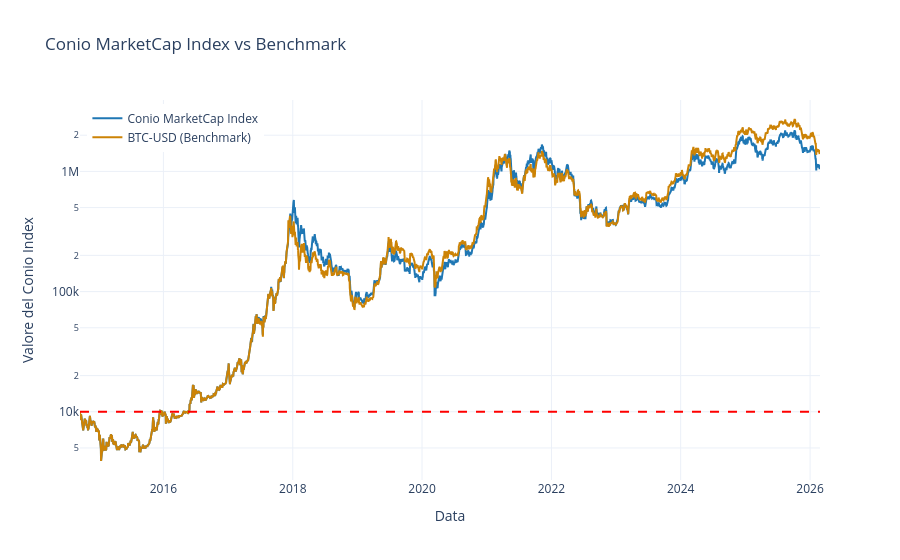
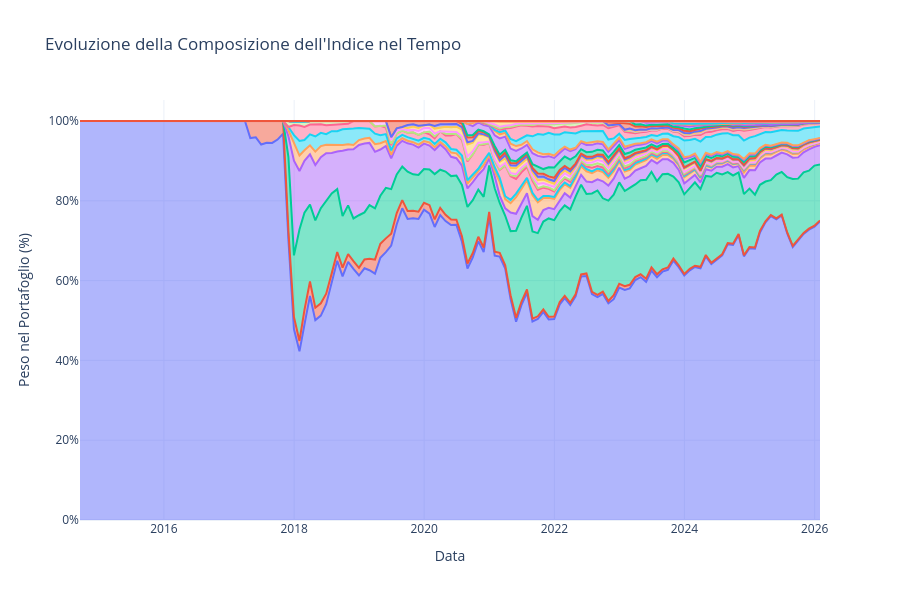

Here is the notebook cell these charts were saved with, in order:
### Code cell
if __name__ == "__main__":
    # 1. Define the list of assets to include in the portfolio
    # It is recommended to include "BTC-USD" so it is used as benchmark in charts and statistics

    Conio_coin = [
        "BTC-USD", "ETH-USD", "XRP-USD", "SOL-USD", "DOGE-USD", 
        "ADA-USD", "LINK-USD", "AVAX-USD", "DOT-USD", 
        "UNI7083-USD", "SKY33038-USD", "NEAR-USD", "ATOM-USD", 
        "POL28321-USD", "ALGO-USD", "APT21794-USD", "ARB11841-USD", "STX4847-USD", 
        "INJ-USD", "TIA-USD", "GRT6719-USD", "OP-USD", "SUI20947-USD", 
        "XLM-USD", "XPL-USD", "ONDO-USD", "HBAR-USD", 
        "FIL-USD", "AAVE-USD", "NIGHT39064-USD", "ETC-USD", "LTC-USD"
    ]
    
    # 2. Initialize the strategy with starting capital
    strategy = MarketCapIndexStrategy(initial_value=10000.0)
    
    # 3. Import data (e.g., full historical data)
    # use_cache=True (default): carica dati dalla cache se disponibili, altrimenti scarica e salva
    # refresh_cache=False (default): usa la cache esistente
    # Se vuoi forzare il refresh dei dati, usa: refresh_cache=True
    strategy.import_data(assets=Conio_coin, timeframe="max", use_cache=True, refresh_cache=False)
    
    # Set initial value to initial BTC price
    if 'BTC-USD' in strategy.data_dict:
        initial_btc_price = strategy.data_dict['BTC-USD']['Prezzo di Chiusura'].iloc[0]
        strategy.initial_value = initial_btc_price
        print(f"\nInitial portfolio value set to initial BTC price: ${initial_btc_price:,.2f}")
    
    # 4. Run the backtest with dynamic market cap index
    # Wrap in try-except in case of connection or missing data errors
    try:
        strategy.run_strategy(rebalance_freq='ME', min_marketcap=1_000_000_000)  # 1B USD minimum
        
        # 5. Calculate and print statistics
        print("\n--- Performance Statistics ---")
        stats_df = strategy.calculate_stats()
        print(stats_df)
        
        # 6. Display the chart of index performance
        strategy.plot_results()
        
        # 7. Display the composition evolution
        print("\n--- Index Composition Over Time ---")
        strategy.plot_composition()
        
    except ValueError as e:
        print(f"\nError during strategy execution: {e}")

### Figure 1 — Plotly figure (JSON) as saved in the notebook; plotly's stock layout.template omitted (floating-point values rounded to 4 significant figures; data arrays with more than 128 entries replaced by an {"elided": "..."} marker saying what was removed)
{"data": [{"line": {"color": "#1f77b4", "width": 2}, "mode": "lines", "name": "Conio MarketCap Index", "type": "scatter", "x": {"elided": "4181 str values"}, "y": {"elided": "4181 float values"}}, {"line": {"color": "#cc8306", "width": 2}, "mode": "lines", "name": "BTC-USD (Benchmark)", "type": "scatter", "x": {"elided": "4181 str values"}, "y": {"elided": "4181 float values"}}], "layout": {"annotations": [{"showarrow": false, "text": "Capitale Iniziale (10000.0$)", "x": 1, "xanchor": "right", "xref": "x domain", "y": 10000, "yanchor": "top", "yref": "y"}], "hovermode": "x unified", "legend": {"x": 0.01, "xanchor": "left", "y": 0.99, "yanchor": "top"}, "shapes": [{"line": {"color": "red", "dash": "dash"}, "type": "line", "x0": 0, "x1": 1, "xref": "x domain", "y0": 10000, "y1": 10000, "yref": "y"}], "title": {"text": "Conio MarketCap Index vs Benchmark"}, "xaxis": {"title": {"text": "Data"}}, "yaxis": {"title": {"text": "Valore del Conio Index"}, "type": "log"}}}

### Figure 2 — Plotly figure (JSON) as saved in the notebook; plotly's stock layout.template omitted (floating-point values rounded to 4 significant figures; data arrays with more than 128 entries replaced by an {"elided": "..."} marker saying what was removed)
{"data": [{"hovertemplate": "<b>%{fullData.name}</b><br>%{x|%Y-%m-%d}<br>% del portafoglio: %{y:.1%}<extra></extra>", "mode": "lines", "name": "Bitcoin", "stackgroup": "one", "type": "scatter", "x": {"elided": "138 str values"}, "y": {"elided": "138 float values"}}, {"hovertemplate": "<b>%{fullData.name}</b><br>%{x|%Y-%m-%d}<br>% del portafoglio: %{y:.1%}<extra></extra>", "mode": "lines", "name": "Litecoin", "stackgroup": "one", "type": "scatter", "x": {"elided": "138 str values"}, "y": {"elided": "138 float values"}}, {"hovertemplate": "<b>%{fullData.name}</b><br>%{x|%Y-%m-%d}<br>% del portafoglio: %{y:.1%}<extra></extra>", "mode": "lines", "name": "Ethereum", "stackgroup": "one", "type": "scatter", "x": {"elided": "138 str values"}, "y": {"elided": "138 float values"}}, {"hovertemplate": "<b>%{fullData.name}</b><br>%{x|%Y-%m-%d}<br>% del portafoglio: %{y:.1%}<extra></extra>", "mode": "lines", "name": "XRP", "stackgroup": "one", "type": "scatter", "x": {"elided": "138 str values"}, "y": {"elided": "138 float values"}}, {"hovertemplate": "<b>%{fullData.name}</b><br>%{x|%Y-%m-%d}<br>% del portafoglio: %{y:.1%}<extra></extra>", "mode": "lines", "name": "Cardano", "stackgroup": "one", "type": "scatter", "x": {"elided": "138 str values"}, "y": {"elided": "138 float values"}}, {"hovertemplate": "<b>%{fullData.name}</b><br>%{x|%Y-%m-%d}<br>% del portafoglio: %{y:.1%}<extra></extra>", "mode": "lines", "name": "Stellar Lumens", "stackgroup": "one", "type": "scatter", "x": {"elided": "138 str values"}, "y": {"elided": "138 float values"}}, {"hovertemplate": "<b>%{fullData.name}</b><br>%{x|%Y-%m-%d}<br>% del portafoglio: %{y:.1%}<extra></extra>", "mode": "lines", "name": "Filecoin", "stackgroup": "one", "type": "scatter", "x": {"elided": "138 str values"}, "y": {"elided": "138 float values"}}, {"hovertemplate": "<b>%{fullData.name}</b><br>%{x|%Y-%m-%d}<br>% del portafoglio: %{y:.1%}<extra></extra>", "mode": "lines", "name": "Ethereum Classic", "stackgroup": "one", "type": "scatter", "x": {"elided": "138 str values"}, "y": {"elided": "138 float values"}}, {"hovertemplate": "<b>%{fullData.name}</b><br>%{x|%Y-%m-%d}<br>% del portafoglio: %{y:.1%}<extra></extra>", "mode": "lines", "name": "Cosmos", "stackgroup": "one", "type": "scatter", "x": {"elided": "138 str values"}, "y": {"elided": "138 float values"}}, {"hovertemplate": "<b>%{fullData.name}</b><br>%{x|%Y-%m-%d}<br>% del portafoglio: %{y:.1%}<extra></extra>", "mode": "lines", "name": "Chainlink", "stackgroup": "one", "type": "scatter", "x": {"elided": "138 str values"}, "y": {"elided": "138 float values"}}, {"hovertemplate": "<b>%{fullData.name}</b><br>%{x|%Y-%m-%d}<br>% del portafoglio: %{y:.1%}<extra></extra>", "mode": "lines", "name": "Hedera", "stackgroup": "one", "type": "scatter", "x": {"elided": "138 str values"}, "y": {"elided": "138 float values"}}, {"hovertemplate": "<b>%{fullData.name}</b><br>%{x|%Y-%m-%d}<br>% del portafoglio: %{y:.1%}<extra></extra>", "mode": "lines", "name": "Algorand", "stackgroup": "one", "type": "scatter", "x": {"elided": "138 str values"}, "y": {"elided": "138 float values"}}, {"hovertemplate": "<b>%{fullData.name}</b><br>%{x|%Y-%m-%d}<br>% del portafoglio: %{y:.1%}<extra></extra>", "mode": "lines", "name": "Avalanche", "stackgroup": "one", "type": "scatter", "x": {"elided": "138 str values"}, "y": {"elided": "138 float values"}}, {"hovertemplate": "<b>%{fullData.name}</b><br>%{x|%Y-%m-%d}<br>% del portafoglio: %{y:.1%}<extra></extra>", "mode": "lines", "name": "Polkadot", "stackgroup": "one", "type": "scatter", "x": {"elided": "138 str values"}, "y": {"elided": "138 float values"}}, {"hovertemplate": "<b>%{fullData.name}</b><br>%{x|%Y-%m-%d}<br>% del portafoglio: %{y:.1%}<extra></extra>", "mode": "lines", "name": "Uniswap", "stackgroup": "one", "type": "scatter", "x": {"elided": "138 str values"}, "y": {"elided": "138 float values"}}, {"hovertemplate": "<b>%{fullData.name}</b><br>%{x|%Y-%m-%d}<br>% del portafoglio: %{y:.1%}<extra></extra>", "mode": "lines", "name": "Solana", "stackgroup": "one", "type": "scatter", "x": {"elided": "138 str values"}, "y": {"elided": "138 float values"}}, {"hovertemplate": "<b>%{fullData.name}</b><br>%{x|%Y-%m-%d}<br>% del portafoglio: %{y:.1%}<extra></extra>", "mode": "lines", "name": "Dogecoin", "stackgroup": "one", "type": "scatter", "x": {"elided": "138 str values"}, "y": {"elided": "138 float values"}}, {"hovertemplate": "<b>%{fullData.name}</b><br>%{x|%Y-%m-%d}<br>% del portafoglio: %{y:.1%}<extra></extra>", "mode": "lines", "name": "Near", "stackgroup": "one", "type": "scatter", "x": {"elided": "138 str values"}, "y": {"elided": "138 float values"}}, {"hovertemplate": "<b>%{fullData.name}</b><br>%{x|%Y-%m-%d}<br>% del portafoglio: %{y:.1%}<extra></extra>", "mode": "lines", "name": "Aave", "stackgroup": "one", "type": "scatter", "x": {"elided": "138 str values"}, "y": {"elided": "138 float values"}}, {"hovertemplate": "<b>%{fullData.name}</b><br>%{x|%Y-%m-%d}<br>% del portafoglio: %{y:.1%}<extra></extra>", "mode": "lines", "name": "The Graph", "stackgroup": "one", "type": "scatter", "x": {"elided": "138 str values"}, "y": {"elided": "138 float values"}}, {"hovertemplate": "<b>%{fullData.name}</b><br>%{x|%Y-%m-%d}<br>% del portafoglio: %{y:.1%}<extra></extra>", "mode": "lines", "name": "Stacks", "stackgroup": "one", "type": "scatter", "x": {"elided": "138 str values"}, "y": {"elided": "138 float values"}}, {"hovertemplate": "<b>%{fullData.name}</b><br>%{x|%Y-%m-%d}<br>% del portafoglio: %{y:.1%}<extra></extra>", "mode": "lines", "name": "Aptos", "stackgroup": "one", "type": "scatter", "x": {"elided": "138 str values"}, "y": {"elided": "138 float values"}}, {"hovertemplate": "<b>%{fullData.name}</b><br>%{x|%Y-%m-%d}<br>% del portafoglio: %{y:.1%}<extra></extra>", "mode": "lines", "name": "Optimism", "stackgroup": "one", "type": "scatter", "x": {"elided": "138 str values"}, "y": {"elided": "138 float values"}}, {"hovertemplate": "<b>%{fullData.name}</b><br>%{x|%Y-%m-%d}<br>% del portafoglio: %{y:.1%}<extra></extra>", "mode": "lines", "name": "Arbitrum", "stackgroup": "one", "type": "scatter", "x": {"elided": "138 str values"}, "y": {"elided": "138 float values"}}, {"hovertemplate": "<b>%{fullData.name}</b><br>%{x|%Y-%m-%d}<br>% del portafoglio: %{y:.1%}<extra></extra>", "mode": "lines", "name": "Sui", "stackgroup": "one", "type": "scatter", "x": {"elided": "138 str values"}, "y": {"elided": "138 float values"}}, {"hovertemplate": "<b>%{fullData.name}</b><br>%{x|%Y-%m-%d}<br>% del portafoglio: %{y:.1%}<extra></extra>", "mode": "lines", "name": "Injective", "stackgroup": "one", "type": "scatter", "x": {"elided": "138 str values"}, "y": {"elided": "138 float values"}}, {"hovertemplate": "<b>%{fullData.name}</b><br>%{x|%Y-%m-%d}<br>% del portafoglio: %{y:.1%}<extra></extra>", "mode": "lines", "name": "Polygon", "stackgroup": "one", "type": "scatter", "x": {"elided": "138 str values"}, "y": {"elided": "138 float values"}}, {"hovertemplate": "<b>%{fullData.name}</b><br>%{x|%Y-%m-%d}<br>% del portafoglio: %{y:.1%}<extra></extra>", "mode": "lines", "name": "Ondo", "stackgroup": "one", "type": "scatter", "x": {"elided": "138 str values"}, "y": {"elided": "138 float values"}}, {"hovertemplate": "<b>%{fullData.name}</b><br>%{x|%Y-%m-%d}<br>% del portafoglio: %{y:.1%}<extra></extra>", "mode": "lines", "name": "Sky", "stackgroup": "one", "type": "scatter", "x": {"elided": "138 str values"}, "y": {"elided": "138 float values"}}, {"hovertemplate": "<b>%{fullData.name}</b><br>%{x|%Y-%m-%d}<br>% del portafoglio: %{y:.1%}<extra></extra>", "mode": "lines", "name": "Celestia", "stackgroup": "one", "type": "scatter", "x": {"elided": "138 str values"}, "y": {"elided": "138 float values"}}, {"hovertemplate": "<b>%{fullData.name}</b><br>%{x|%Y-%m-%d}<br>% del portafoglio: %{y:.1%}<extra></extra>", "mode": "lines", "name": "XPL", "stackgroup": "one", "type": "scatter", "x": {"elided": "138 str values"}, "y": {"elided": "138 float values"}}, {"hovertemplate": "<b>%{fullData.name}</b><br>%{x|%Y-%m-%d}<br>% del portafoglio: %{y:.1%}<extra></extra>", "mode": "lines", "name": "Nyx", "stackgroup": "one", "type": "scatter", "x": {"elided": "138 str values"}, "y": {"elided": "138 float values"}}], "layout": {"height": 600, "hovermode": "x unified", "showlegend": false, "title": {"text": "Evoluzione della Composizione dell'Indice nel Tempo"}, "xaxis": {"title": {"text": "Data"}}, "yaxis": {"tickformat": ".0%", "title": {"text": "Peso nel Portafoglio (%)"}}}}
